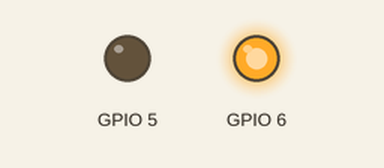
Simulated run of this program. Board: ESP32-S3. Shown: output pins drawn as LEDs (lit = HIGH). I2S audio is not simulated (input reads silence); random numbers use the default seed unless the program sets one.

Above: at 0.07 s.
At 21.94 s:
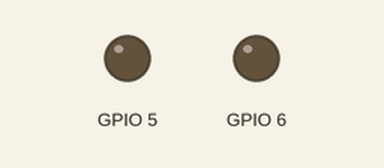
Timing chart, 0 to 40.0 s (numbered marks = the images above):
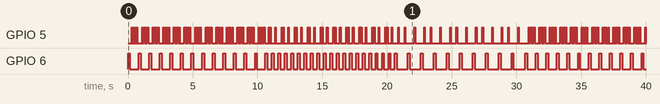

Measured:
- by itself, GPIO 6: goes 13 × (HIGH 0.15 s, LOW 0.67 s), 20 × (HIGH 0.15 s, LOW 0.35 s), 10 × (HIGH 0.15 s, LOW 0.85 s), 11 × (HIGH 0.15 s, LOW 0.67 s), HIGH 0.15 s, then LOW

The program:

main.cpp
```cpp
#include "Bands.h"
#include "Beat.h"
#include "Directive.h"
#include "LedController.h"
#include "MicrophoneHelper.h"
#include "Rhythm.h"
#include "RhythmController.h"
#include "TimeDelay.h"

#if APP_CHART
  #include <WebSocketsServer.h>
  #include <WiFi.h>

  #include "Secrets.h"

WebSocketsServer webSocketsServer(81);
#endif

MicrophoneHelper microphoneHelper(12, 11, 10);
LedController ledController(6, 5);
RhythmController rhythmController(ledController);

int rhythmBeatCount = 1;
bool idling = false;
const RhythmData* rhythmData = RhythmDatas[0];

TimeDelay idleRhythmTimeDelay(60 * 1000, true);
TimeDelay rhythmChangeTimeDelay(10 * 1000, true);

Bands bands{};

void setup() {
  Serial.begin(115200);

#if APP_DEBUG
  delay(1000);
#endif

  // if analog input pin 0 is unconnected, random analog noise will be generated
  randomSeed(analogRead(0));

  ledController.setup();

#if APP_CHART
  WiFi.begin(wifiSSID, wifiPassword);

  while (WiFiClass::status() != WL_CONNECTED) {
    delay(100);
  }

  #if APP_DEBUG
  Serial.printf("Connected to %s (%s).\n", wifiSSID, WiFi.localIP().toString().c_str());
  #endif

  webSocketsServer.begin();
#endif

#if APP_DEBUG
  Serial.println("Setup done.");
#endif
}

void loop() {
#if APP_RHYTHM_PLAY
  if (!idling && idleRhythmTimeDelay.delayPassed()) {
    idling = true;

  #if DEBUG
    Serial.println("Playing idle rhythm");
  #endif
  }
#endif

  if (idling) {
    if (rhythmBeatCount == 1 && rhythmChangeTimeDelay.delayPassed()) {
#if !RHYTHM_OVERRIDE
      const RhythmData* newRhythmData;
      do {
        newRhythmData = RhythmDatas[random(0, sizeof(RhythmDatas) / sizeof(const RhythmData*))];
      } while (newRhythmData->name == rhythmData->name);

      rhythmData = newRhythmData;
#else
      rhythmData = RhythmDatas[RHYTHM_OVERRIDE - 1];

      Serial.printf("Overriding rhythm with: %s\n", rhythmData->name);
#endif

#if APP_DEBUG
      Serial.printf("Changing idle rhythm: %s, BPM: %d\n", rhythmData->name, rhythmData->bpm);
#endif
    }

    rhythmController.play(rhythmData, rhythmBeatCount);
  }

  microphoneHelper.getBands(bands, idling);

  const int beatInt = bands.getBeat(idling);
  if (beatInt != -1) {
    ledController.on(static_cast<Beat>(beatInt));

    // on each beat restart the time delay
    idleRhythmTimeDelay.restart();

    if (idling) {
#if APP_DEBUG
      Serial.println("Stopping idle rhythm");
#endif

      // reset only once
      idling = false;
      rhythmBeatCount = 1;
    }
  } else if (!idling) {
    ledController.off(Dum);
    ledController.off(Tek);
  }

#if APP_CHART
  webSocketsServer.loop();

  webSocketsServer.broadcastTXT(bands.chartJson().c_str());
#endif
}
```

Bands.h
```cpp
#pragma once

#include <Arduino.h>

#include "Beat.h"
#include "Directive.h"

#define BAND_SIZE 32

struct Band {
  int count;
  int* bands;
  int minValue;

  Band(int count, int* bands, int minValue);
};

struct Bands {
  int data[BAND_SIZE]{};

  int dumCount;
  Band* dumBands;
  int tekCount;
  Band* tekBands;

  Bands();

  int getBeat(bool idling) const;

#if APP_CHART
  std::string chartJson() const;
#endif
};
```

Beat.h
```cpp
#pragma once

enum Beat {
  Dum,
  Tek,
};

static const char* Beats[] = {
  "Dum",
  "Tek",
};

struct BeatDatum {
  Beat beat;
  int value;

  BeatDatum(const Beat beat, const int value): beat(beat), value(value) {}
};

struct BeatData {
  int count;
  BeatDatum* beatDatum;

  explicit BeatData(const int count, BeatDatum* beatDatum): count(count), beatDatum(beatDatum) {}
};
```

Directive.h
```cpp
#pragma once

#define APP_DEBUG false
#define APP_CHART false
#define APP_CHART_INCLUDE_ALL false
#define APP_RHYTHM_PLAY true
```

Led.h
```cpp
#pragma once

class Led {
 public:
  int pin;

  explicit Led(int pin);

  void setup() const;

  void on() const;

  void off() const;
};
```

LedController.h
```cpp
#pragma once

#include "Beat.h"
#include "Led.h"

class LedController {
  const Led dum;
  const Led tek;

 public:
  explicit LedController(int dumPin, int tekPin);

  void setup() const;

  void on(Beat beat) const;

  void off(Beat beat) const;

  static int offDelay(Beat beat);
};
```

MicrophoneHelper.h
```cpp
#pragma once

#include <TimeDelay.h>
#include <arduinoFFT.h>
#include <driver/i2s.h>

#include "Bands.h"

#define SAMPLE_SIZE 1024

class MicrophoneHelper {
  int i2sClockPin;
  int i2sWsPin;
  int i2sDataInPin;

  bool previousIdling;
  uint32_t sampleRate;
  int sampleSize;
  size_t i2sReadSize;
  i2s_bits_per_sample_t i2sBitsPerSample;
  int bandSize;
  float vReal[SAMPLE_SIZE]{};
  float vImag[SAMPLE_SIZE]{};
  ArduinoFFT<float>* FFT;
  int32_t rawData[SAMPLE_SIZE]{};
  TimeDelay idleTimeDelay;

 public:
  explicit MicrophoneHelper(int i2sClockPin, int i2sWsPin, int i2sDataInPin);

  void getBands(Bands &bands, bool idling);
};
```

Rhythm.h
```cpp
#pragma once

#include "Beat.h"

#define RHYTHM_OVERRIDE 0

struct RhythmData {
  const char* name;
  const int bpm;
  const BeatData* beatData;

  RhythmData(const char* name, const int bpm, const BeatData* beatData): name(name), bpm(bpm), beatData(beatData) {}
};

static const RhythmData* RhythmDatas[] = {
  new RhythmData(
    "Bayo 1",
    120,
    new BeatData(
      5,
      new BeatDatum[5]{
        BeatDatum(Dum, 4),

        BeatDatum(Tek, 8),
        BeatDatum(Tek, 8),
        BeatDatum(Dum, 4),

        BeatDatum(Tek, 4),
      }
    )
  ),

  new RhythmData(
    "Bayo 2",
    120,
    new BeatData(
      5,
      new BeatDatum[5]{
        BeatDatum(Dum, 8),

        BeatDatum(Tek, 16),
        BeatDatum(Tek, 16),
        BeatDatum(Dum, 8),

        BeatDatum(Tek, 8),
      }
    )
  ),

  new RhythmData(
    "Chiftetelli 1",
    120,
    new BeatData(
      5,
      new BeatDatum[5]{
        BeatDatum(Dum, 8),
        BeatDatum(Tek, 4),

        BeatDatum(Tek, 8),
        BeatDatum(Dum, 4),

        BeatDatum(Tek, 4),
      }
    )
  ),

  new RhythmData(
    "Chiftetelli 2",
    120,
    new BeatData(
      11,
      new BeatDatum[11]{
        BeatDatum(Dum, 8),

        BeatDatum(Tek, 8),

        BeatDatum(Tek, 16),
        BeatDatum(Tek, 16),
        BeatDatum(Tek, 8),

        BeatDatum(Dum, 8),

        BeatDatum(Tek, 16),
        BeatDatum(Tek, 16),

        BeatDatum(Tek, 8),

        BeatDatum(Tek, 16),
        BeatDatum(Tek, 16),
      }
    )
  ),

  new RhythmData(
    "Zonaradikos",
    110,
    new BeatData(
      5,
      new BeatDatum[5]{
        BeatDatum(Dum, 8),

        BeatDatum(Tek, 16),
        BeatDatum(Tek, 16),
        BeatDatum(Tek, 16),
        BeatDatum(Tek, 16),
      }
    )
  ),

  new RhythmData(
    "Tsamikos",
    120,
    new BeatData(
      7,
      new BeatDatum[7]{
        BeatDatum(Dum, 8),

        BeatDatum(Tek, 16),
        BeatDatum(Tek, 16),
        BeatDatum(Tek, 8),

        BeatDatum(Tek, 8),

        BeatDatum(Dum, 8),

        BeatDatum(Tek, 8),
      }
    )
  ),

  new RhythmData(
    "Syrtos",
    120,
    new BeatData(
      4,
      new BeatDatum[4]{
        BeatDatum(Dum, 4),

        BeatDatum(Tek, 4),

        BeatDatum(Dum, 4),

        BeatDatum(Tek, 4),
      }
    )
  ),

  //
  // new RhythmData(
  //   "",
  //   120,
  //   new BeatData(
  //     5,
  //     new BeatDatum[5]{
  //     }
  //   )
  // ),
};
```

RhythmController.h
```cpp
#pragma once

#include "LedController.h"
#include "Rhythm.h"

class RhythmController {
  LedController ledController;
  Beat previousBeat;
  unsigned long previousBeatValue;
  unsigned long previousBeatMillis;
  unsigned long ledOffMillis;

 public:
  explicit RhythmController(LedController ledController);

  void play(const RhythmData* rhythmData, int &beatCount);
};
```

TimeDelay.h
```cpp
#pragma once

class TimeDelay {
  unsigned long delay;
  bool repeat;
  bool forceFirstRun;

  unsigned long startTime = 0;
  bool finished = true;

 public:
  explicit TimeDelay(unsigned long delay);

  TimeDelay(unsigned long delay, bool repeat);

  bool delayPassed(bool force = false);

  void restart();

 private:
  void start();
};
```

Bands.cpp
```cpp
#include "Bands.h"

Band::Band(const int count, int bands[], const int minValue): count(count), bands(bands), minValue(minValue) {}

Bands::Bands():
    dumCount(1),
    dumBands(new Band[1]{Band(1, new int[1]{3}, 50000)}),
    tekCount(1),
    tekBands(new Band[1]{
      Band(9, new int[9]{15, 16, 17, 18, 21, 22, 23, 24, 25}, 5000),
    }) {}

int Bands::getBeat(const bool idling) const {
  if (idling) {
    return data[1] > 100 ? Dum : -1;
  }

  int maxDum = 0;

  for (auto i = 0; i < dumCount; i++) {
    const auto band = dumBands[i];

    for (auto j = 0; j < band.count; j++) {
      if (data[band.bands[j]] > band.minValue) {
        return Dum;
      }

      if (data[band.bands[j]] > maxDum) {
        maxDum = data[band.bands[j]];
      }
    }
  }

  for (auto i = 0; i < tekCount; i++) {
    const auto band = tekBands[i];

    for (auto j = 0; j < band.count; j++) {
      if (data[band.bands[j]] > band.minValue * (maxDum > 20000 ? 2 : 1)) {
        return Tek;
      }
    }
  }

  return -1;
}

#if APP_CHART
std::string Bands::chartJson() const {
  std::string json = "[";

  for (auto i = 0; i < BAND_SIZE; i++) {
  #if !APP_CHART_INCLUDE_ALL
    bool allowed = false;

    // use lambda to break from 2nd for loop
    [&] {
      for (auto j = 0; j < dumCount; j++) {
        for (auto k = 0; k < dumBands[j].count; k++) {
          if (i == dumBands[j].bands[k]) {
            allowed = true;

            return;
          }
        }
      }

      for (auto j = 0; j < tekCount; j++) {
        for (auto k = 0; k < tekBands[j].count; k++) {
          if (i == tekBands[j].bands[k]) {
            allowed = true;

            return;
          }
        }
      }
    }();

    if (!allowed) {
      continue;
    }
  #endif

    json += "{\"label\":" + std::to_string(i) + ", \"value\": " + std::to_string(data[i]) + "},";
  }

  // Remove trailing comma
  json.pop_back();

  json += "]";

  return json;
}
#endif
```

Led.cpp
```cpp
#include <Arduino.h>

#include "Led.h"

Led::Led(const int pin): pin(pin) {}

void Led::setup() const {
  pinMode(pin, OUTPUT);
}

void Led::on() const {
  digitalWrite(pin, HIGH);
}

void Led::off() const {
  digitalWrite(pin, LOW);
}
```

LedController.cpp
```cpp
#include <Arduino.h>

#include "Directive.h"
#include "LedController.h"

LedController::LedController(const int dumPin, const int tekPin): dum(Led(dumPin)), tek(Led(tekPin)) {}

void LedController::setup() const {
  dum.setup();
  tek.setup();
}

void LedController::on(const Beat beat) const {
#if APP_DEBUG
  Serial.println(Beats[beat]);
#endif

  switch (beat) {
    case Dum:
      dum.on();
      break;

    case Tek:
      tek.on();
      break;
  }
}

void LedController::off(const Beat beat) const {
  switch (beat) {
    case Dum:
      dum.off();
      break;

    case Tek:
      tek.off();
      break;
  }
}

int LedController::offDelay(const Beat beat) {
  return beat == Dum ? 150 : 50;
}
```

MicrophoneHelper.cpp
```cpp
#include <driver/i2s.h>

#include "Directive.h"
#include "MicrophoneHelper.h"

MicrophoneHelper::MicrophoneHelper(const int i2sClockPin, const int i2sWsPin, const int i2sDataInPin):
    i2sClockPin(i2sClockPin),
    i2sWsPin(i2sWsPin),
    i2sDataInPin(i2sDataInPin),
    idleTimeDelay(100, true) {
  previousIdling = false;
  sampleRate = 44100;
  sampleSize = 0;
  i2sBitsPerSample = I2S_BITS_PER_SAMPLE_32BIT;
  i2sReadSize = 0;
  bandSize = 0;
  FFT = nullptr;
}

void MicrophoneHelper::getBands(Bands &bands, const bool idling) {
  if (nullptr == FFT || previousIdling != idling) {
    if (FFT != nullptr) {
      // uninstall previous driver
      i2s_driver_uninstall(I2S_NUM_0);
    }

    // update value
    previousIdling = idling;

    if (!idling) {
      sampleSize = SAMPLE_SIZE;
      bandSize = BAND_SIZE;
      i2sBitsPerSample = I2S_BITS_PER_SAMPLE_32BIT;
      i2sReadSize = sampleSize * sizeof(int32_t);
    } else {
      sampleSize = BAND_SIZE; // min band size
      bandSize = BAND_SIZE / 2;
      i2sBitsPerSample = I2S_BITS_PER_SAMPLE_8BIT;
      i2sReadSize = sampleSize;
    }

    FFT = new ArduinoFFT<float>(vReal, vImag, sampleSize, static_cast<float>(sampleRate));

    if (idling) {
      idleTimeDelay.restart();
    }

    const i2s_driver_config_t i2sConfig = {
      .mode = static_cast<i2s_mode_t>(I2S_MODE_MASTER | I2S_MODE_RX),
      .sample_rate = sampleRate,
      .bits_per_sample = i2sBitsPerSample,
      .channel_format = I2S_CHANNEL_FMT_ONLY_LEFT,
      .communication_format = I2S_COMM_FORMAT_STAND_I2S,
      .intr_alloc_flags = ESP_INTR_FLAG_LEVEL1,
      .dma_buf_count = 8,
      .dma_buf_len = sampleSize,
      .use_apll = false,
      .tx_desc_auto_clear = false,
      .fixed_mclk = 0,
    };

    // Configuring the I2S driver and pins.
    // This function must be called before any I2S driver read/write operations.
    esp_err_t err = i2s_driver_install(I2S_NUM_0, &i2sConfig, 0, nullptr);
    if (err != ESP_OK) {
#if APP_DEBUG
      Serial.printf("Failed installing driver: %d\n", err);
#endif
      while (true);
    }

    // The pin config as per the setup
    const i2s_pin_config_t pinConfig = {
      .bck_io_num = i2sClockPin,
      .ws_io_num = i2sWsPin,
      .data_out_num = -1,
      .data_in_num = i2sDataInPin,
    };

    err = i2s_set_pin(I2S_NUM_0, &pinConfig);
    if (err != ESP_OK) {
#if APP_DEBUG
      Serial.printf("Failed setting pin: %d\n", err);
#endif
      while (true);
    }

    err = i2s_zero_dma_buffer(I2S_NUM_0);
    if (err != ESP_OK) {
#if APP_DEBUG
      Serial.printf("Failed setting zero dma buffer: %d\n", err);
#endif
      while (true);
    }

#if APP_DEBUG
    Serial.println("I2S driver installed.");
#endif
  }

  if (previousIdling && !idleTimeDelay.delayPassed()) {
    return;
  }

  size_t bytesIn = 0;
  const esp_err_t result = i2s_read(I2S_NUM_0, rawData, i2sReadSize, &bytesIn, portMAX_DELAY);
  if (result != ESP_OK) {
#if APP_DEBUG
    Serial.println("I2S read failed");
#endif
  }

  for (int i = 0; i < sampleSize; i++) {
    vReal[i] = static_cast<float>(rawData[i]);
    vImag[i] = 0;
  }

  FFT->dcRemoval();
  FFT->windowing(FFTWindow::Hamming, FFTDirection::Forward, false);
  FFT->compute(FFTDirection::Forward);
  FFT->complexToMagnitude();

  for (auto i = 0; i < bandSize; i++) {
    bands.data[i] = static_cast<int>(vReal[i] / 10000000);

    if (bands.data[i] < 50) {
      // mark as noise
      bands.data[i] = 0;
    }
  }
}
```

RhythmController.cpp
```cpp
#include <Arduino.h>

#include "Directive.h"
#include "RhythmController.h"

RhythmController::RhythmController(const LedController ledController): ledController(ledController) {
  previousBeat = Dum;
  previousBeatValue = 0;
  previousBeatMillis = 0;
  ledOffMillis = 0;
}

void RhythmController::play(const RhythmData* rhythmData, int &beatCount) {
  unsigned long currentMillis = millis();
  if (currentMillis - ledOffMillis >= LedController::offDelay(previousBeat)) {
    ledController.off(previousBeat);

    ledOffMillis = currentMillis;
  }

  const auto beatData = rhythmData->beatData;
  for (auto i = 0; i < beatData->count; i++) {
    if (i + 1 != beatCount) {
      // not current beat
      continue;
    }

    currentMillis = millis();
    if (previousBeatValue > 0 &&
        currentMillis - previousBeatMillis <
          static_cast<int>(round(4.0 / previousBeatValue * 60.0 / rhythmData->bpm * 1000))) {
      // time has not passed
      continue;
    }

    previousBeat = beatData->beatDatum[i].beat;
    previousBeatValue = beatData->beatDatum[i].value;
    previousBeatMillis = currentMillis;

    ledController.on(beatData->beatDatum[i].beat);

    ledOffMillis = millis();

    if (beatCount == beatData->count) {
      // last beat
      beatCount = 1;

#if APP_DEBUG
      Serial.println();
#endif

      continue;
    }

    beatCount++;
  }
}
```

TimeDelay.cpp
```cpp
#include <Arduino.h>

#include "TimeDelay.h"

TimeDelay::TimeDelay(const unsigned long delay): TimeDelay(delay, false) {
  start();
}

TimeDelay::TimeDelay(const unsigned long delay, const bool repeat):
    delay(delay),
    repeat(repeat),
    forceFirstRun(repeat) {
  start();
}

bool TimeDelay::delayPassed(const bool force) {
  if (finished) {
    return false;
  }

  if (force) {
    return true;
  }

  bool delayPassed = false;

  if (forceFirstRun) {
    forceFirstRun = false;

    delayPassed = true;
  }

  if (millis() - startTime >= delay) {
    delayPassed = true;
  }

  if (delayPassed) {
    finished = true;

    if (repeat) {
      start();
    }

    return true;
  }

  return false;
}

void TimeDelay::restart() {
  start();
}

void TimeDelay::start() {
  startTime = millis();
  finished = false;
}
```
